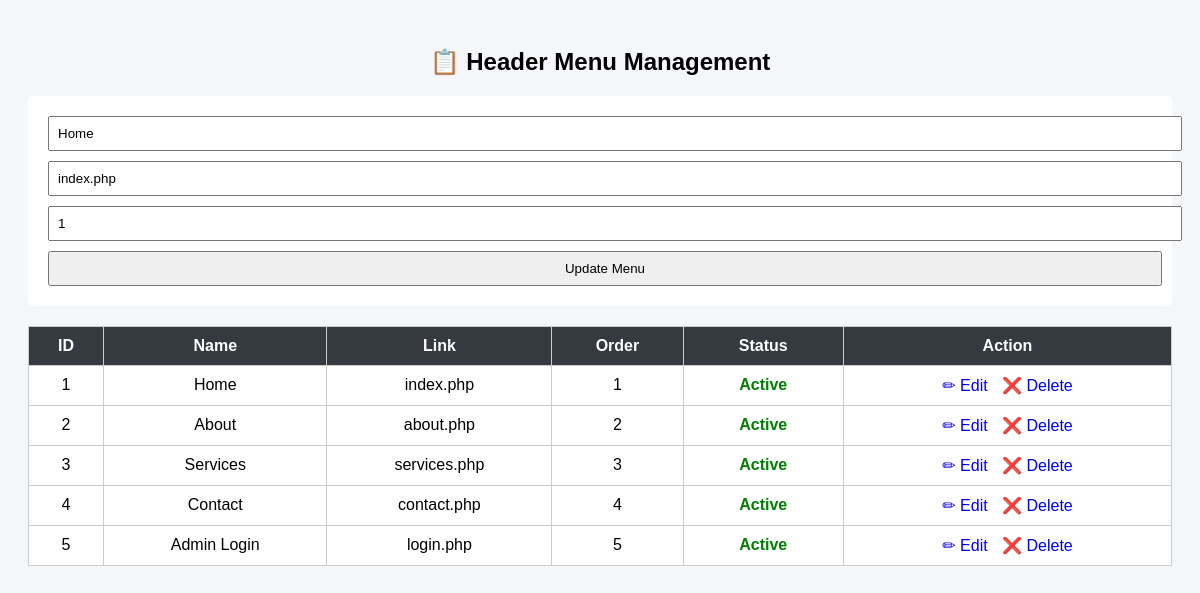
The page /manage_header.php?edit=1 on the database its author committed.
### tables this page shows
CREATE TABLE `header_menu` (
  `id` int(11) NOT NULL,
  `menu_name` varchar(100) NOT NULL,
  `menu_link` varchar(150) NOT NULL,
  `menu_order` int(11) DEFAULT 0,
  `status` tinyint(1) DEFAULT 1
);

### manage_header.php (the view, shortened to what this page needs)
<?php
include 'conn.php';
$editData = null;
if (isset($_GET['edit'])) {
    $id = (int)$_GET['edit'];
    $res = mysqli_query($conn, "SELECT * FROM header_menu WHERE id=$id");
    $editData = mysqli_fetch_assoc($res);
}
?>
<!DOCTYPE html>
<html>
<head>
</head>
<body>
<h2>📋 Header Menu Management</h2>
<form method="post">
    <input type="text" name="menu_name" placeholder="Menu Name"
           value="<?= $editData['menu_name'] ?? '' ?>" required>
    <input type="text" name="menu_link" placeholder="Menu Link (about.php)"
           value="<?= $editData['menu_link'] ?? '' ?>" required>
    <input type="number" name="menu_order" placeholder="Menu Order"
           value="<?= $editData['menu_order'] ?? '' ?>" required>
    <button name="save">
        <?= $editData ? 'Update Menu' : 'Add Menu' ?>
    </button>
</form>
<table>
<tr>
    <th>ID</th>
    <th>Name</th>
    <th>Link</th>
    <th>Order</th>
    <th>Status</th>
    <th>Action</th>
</tr>
<?php
$res = mysqli_query($conn, "SELECT * FROM header_menu ORDER BY menu_order ASC");
while ($row = mysqli_fetch_assoc($res)) {
?>
<tr>
    <td><?= $row['id'] ?></td>
    <td><?= htmlspecialchars($row['menu_name']) ?></td>
    <td><?= $row['menu_link'] ?></td>
    <td><?= $row['menu_order'] ?></td>
    <td>
        <?php if ($row['status'] == 1) { ?>
            <a class="active"
               href="?id=<?= $row['id'] ?>&status=0">Active</a>
        <?php } else { ?>
            <a class="inactive"
               href="?id=<?= $row['id'] ?>&status=1">Inactive</a>
        <?php } ?>
    </td>
    <td>
        <a href="?edit=<?= $row['id'] ?>">✏ Edit</a>
        <a href="?delete=<?= $row['id'] ?>"
           onclick="return confirm('Delete this menu?')">❌ Delete</a>
    </td>
</tr>
<?php } ?>
</table>
</body>
</html>

### manage_header.php (style rules this page uses)
body { font-family:Arial;background:#f4f6f9;padding:20px }
h2 { text-align:center }
form { background:#fff;padding:15px;border-radius:5px;margin-bottom:20px }
input,button { padding:8px;margin:5px;width:100% }
table { width:100%;background:#fff;border-collapse:collapse }
th,td { border:1px solid #ccc;padding:10px;text-align:center }
th { background:#343a40;color:#fff }
a { margin:0 5px;text-decoration:none }
.active { color:green;font-weight:bold }

### rows shown on the page
header_menu: menu_name "Home", menu_link "index.php", menu_order "1", id "1"
header_menu: id "2", menu_name "About", menu_link "about.php", menu_order "2"
header_menu: id "3", menu_name "Services", menu_link "services.php", menu_order "3"
header_menu: id "4", menu_name "Contact", menu_link "contact.php", menu_order "4"
header_menu: id "5", menu_name "Admin Login", menu_link "login.php", menu_order "5"
